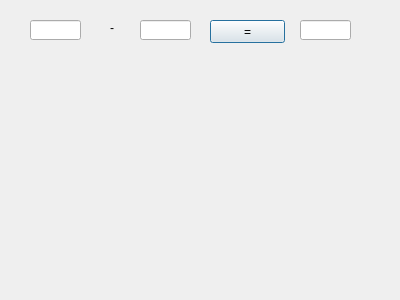
<?xml version="1.0" encoding="UTF-8"?>
<ui version="4.0">
 <class>Dialog</class>
 <widget class="QDialog" name="Dialog">
  <property name="geometry">
   <rect>
    <x>0</x>
    <y>0</y>
    <width>400</width>
    <height>300</height>
   </rect>
  </property>
  <property name="windowTitle">
   <string>Dialog</string>
  </property>
  <widget class="QLineEdit" name="le">
   <property name="geometry">
    <rect>
     <x>30</x>
     <y>20</y>
     <width>51</width>
     <height>20</height>
    </rect>
   </property>
  </widget>
  <widget class="QLineEdit" name="le2">
   <property name="geometry">
    <rect>
     <x>140</x>
     <y>20</y>
     <width>51</width>
     <height>20</height>
    </rect>
   </property>
  </widget>
  <widget class="QLineEdit" name="le3">
   <property name="geometry">
    <rect>
     <x>300</x>
     <y>20</y>
     <width>51</width>
     <height>20</height>
    </rect>
   </property>
  </widget>
  <widget class="QPushButton" name="pb">
   <property name="geometry">
    <rect>
     <x>210</x>
     <y>20</y>
     <width>75</width>
     <height>23</height>
    </rect>
   </property>
   <property name="text">
    <string>=</string>
   </property>
  </widget>
  <widget class="QLabel" name="lbl">
   <property name="geometry">
    <rect>
     <x>110</x>
     <y>20</y>
     <width>16</width>
     <height>16</height>
    </rect>
   </property>
   <property name="text">
    <string>-</string>
   </property>
  </widget>
 </widget>
 <resources/>
 <connections/>
</ui>
